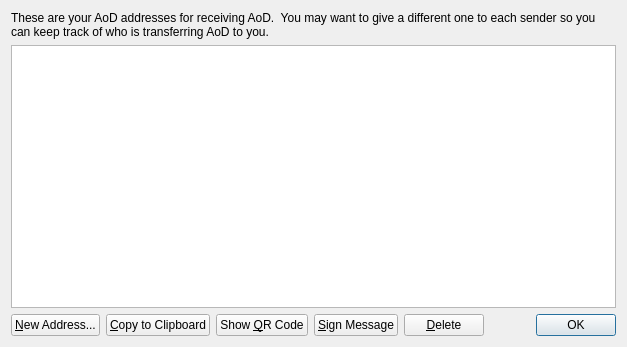
<?xml version="1.0" encoding="UTF-8"?>
<ui version="4.0">
 <class>AddressBookPage</class>
 <widget class="QWidget" name="AddressBookPage">
  <property name="geometry">
   <rect>
    <x>0</x>
    <y>0</y>
    <width>627</width>
    <height>347</height>
   </rect>
  </property>
  <property name="windowTitle">
   <string>Address Book</string>
  </property>
  <layout class="QVBoxLayout" name="verticalLayout">
   <item>
    <widget class="QLabel" name="labelExplanation">
     <property name="text">
      <string>These are your AoD addresses for receiving AoD.  You may want to give a different one to each sender so you can keep track of who is transferring AoD to you.</string>
     </property>
     <property name="textFormat">
      <enum>Qt::AutoText</enum>
     </property>
     <property name="wordWrap">
      <bool>true</bool>
     </property>
    </widget>
   </item>
   <item>
    <widget class="QTableView" name="tableView">
     <property name="toolTip">
      <string>Double-click to edit address or label</string>
     </property>
     <property name="alternatingRowColors">
      <bool>true</bool>
     </property>
     <property name="selectionMode">
      <enum>QAbstractItemView::SingleSelection</enum>
     </property>
     <property name="selectionBehavior">
      <enum>QAbstractItemView::SelectRows</enum>
     </property>
     <property name="sortingEnabled">
      <bool>true</bool>
     </property>
     <attribute name="verticalHeaderVisible">
      <bool>false</bool>
     </attribute>
    </widget>
   </item>
   <item>
    <layout class="QHBoxLayout" name="horizontalLayout">
     <item>
      <widget class="QPushButton" name="newAddressButton">
       <property name="toolTip">
        <string>Create a new address</string>
       </property>
       <property name="text">
        <string>&amp;New Address...</string>
       </property>
       <property name="icon">
        <iconset resource="../bitcoin.qrc">
         <normaloff>:/icons/add</normaloff>:/icons/add</iconset>
       </property>
      </widget>
     </item>
     <item>
      <widget class="QPushButton" name="copyToClipboard">
       <property name="toolTip">
        <string>Copy the currently selected address to the system clipboard</string>
       </property>
       <property name="text">
        <string>&amp;Copy to Clipboard</string>
       </property>
       <property name="icon">
        <iconset resource="../bitcoin.qrc">
         <normaloff>:/icons/editcopy</normaloff>:/icons/editcopy</iconset>
       </property>
      </widget>
     </item>
     <item>
      <widget class="QPushButton" name="showQRCode">
       <property name="text">
        <string>Show &amp;QR Code</string>
       </property>
       <property name="icon">
        <iconset resource="../bitcoin.qrc">
         <normaloff>:/images/qrcode</normaloff>:/images/qrcode</iconset>
       </property>
      </widget>
     </item>
     <item>
      <widget class="QPushButton" name="signMessage">
       <property name="toolTip">
        <string>Sign a message to prove you own this AoD address</string>
       </property>
       <property name="text">
        <string>&amp;Sign Message</string>
       </property>
       <property name="icon">
        <iconset resource="../bitcoin.qrc">
         <normaloff>:/icons/edit</normaloff>:/icons/edit</iconset>
       </property>
      </widget>
     </item>
     <item>
      <widget class="QPushButton" name="deleteButton">
       <property name="toolTip">
        <string>Delete the currently selected address from the list. Only sending addresses can be deleted.</string>
       </property>
       <property name="text">
        <string>&amp;Delete</string>
       </property>
       <property name="icon">
        <iconset resource="../bitcoin.qrc">
         <normaloff>:/icons/remove</normaloff>:/icons/remove</iconset>
       </property>
      </widget>
     </item>
     <item>
      <spacer name="horizontalSpacer">
       <property name="orientation">
        <enum>Qt::Horizontal</enum>
       </property>
       <property name="sizeHint" stdset="0">
        <size>
         <width>40</width>
         <height>20</height>
        </size>
       </property>
      </spacer>
     </item>
     <item>
      <widget class="QDialogButtonBox" name="buttonBox">
       <property name="sizePolicy">
        <sizepolicy hsizetype="Maximum" vsizetype="Fixed">
         <horstretch>0</horstretch>
         <verstretch>0</verstretch>
        </sizepolicy>
       </property>
       <property name="standardButtons">
        <set>QDialogButtonBox::Ok</set>
       </property>
      </widget>
     </item>
    </layout>
   </item>
  </layout>
 </widget>
 <resources>
  <include location="../bitcoin.qrc"/>
 </resources>
 <connections/>
</ui>
